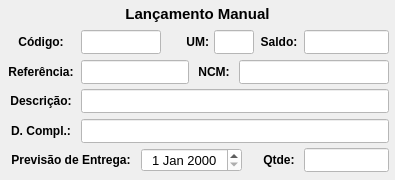
           <widget class="QWidget" name="widget_Cor4" native="true">
            <property name="sizePolicy">
             <sizepolicy hsizetype="Preferred" vsizetype="Preferred">
              <horstretch>0</horstretch>
              <verstretch>0</verstretch>
             </sizepolicy>
            </property>
            <property name="minimumSize">
             <size>
              <width>0</width>
              <height>180</height>
             </size>
            </property>
            <property name="maximumSize">
             <size>
              <width>16777215</width>
              <height>180</height>
             </size>
            </property>
            <property name="styleSheet">
             <string notr="true"/>
            </property>
            <layout class="QVBoxLayout" name="verticalLayout_4">
             <property name="spacing">
              <number>1</number>
             </property>
             <property name="leftMargin">
              <number>1</number>
             </property>
             <property name="topMargin">
              <number>1</number>
             </property>
             <property name="rightMargin">
              <number>1</number>
             </property>
             <property name="bottomMargin">
              <number>6</number>
             </property>
             <item>
              <widget class="QWidget" name="widget_16" native="true">
               <property name="minimumSize">
                <size>
                 <width>0</width>
                 <height>25</height>
                </size>
               </property>
               <property name="maximumSize">
                <size>
                 <width>16777215</width>
                 <height>25</height>
                </size>
               </property>
               <property name="styleSheet">
                <string notr="true"/>
               </property>
               <layout class="QHBoxLayout" name="horizontalLayout_17">
                <property name="spacing">
                 <number>3</number>
                </property>
                <property name="leftMargin">
                 <number>3</number>
                </property>
                <property name="topMargin">
                 <number>3</number>
                </property>
                <property name="rightMargin">
                 <number>3</number>
                </property>
                <property name="bottomMargin">
                 <number>3</number>
                </property>
                <item>
                 <widget class="QLabel" name="label_52">
                  <property name="maximumSize">
                   <size>
                    <width>16777215</width>
                    <height>16777215</height>
                   </size>
                  </property>
                  <property name="font">
                   <font>
                    <pointsize>11</pointsize>
                    <weight>75</weight>
                    <bold>true</bold>
                   </font>
                  </property>
                  <property name="text">
                   <string>Lançamento Manual</string>
                  </property>
                  <property name="alignment">
                   <set>Qt::AlignCenter</set>
                  </property>
                 </widget>
                </item>
               </layout>
              </widget>
             </item>
             <item>
              <widget class="QWidget" name="widget_37" native="true">
               <property name="minimumSize">
                <size>
                 <width>0</width>
                 <height>30</height>
                </size>
               </property>
               <property name="maximumSize">
                <size>
                 <width>16777215</width>
                 <height>30</height>
                </size>
               </property>
               <property name="styleSheet">
                <string notr="true"/>
               </property>
               <layout class="QHBoxLayout" name="horizontalLayout_4">
                <property name="spacing">
                 <number>5</number>
                </property>
                <property name="leftMargin">
                 <number>5</number>
                </property>
                <property name="topMargin">
                 <number>3</number>
                </property>
                <property name="rightMargin">
                 <number>5</number>
                </property>
                <property name="bottomMargin">
                 <number>3</number>
                </property>
                <item>
                 <widget class="QLabel" name="label_54">
                  <property name="minimumSize">
                   <size>
                    <width>70</width>
                    <height>0</height>
                   </size>
                  </property>
                  <property name="maximumSize">
                   <size>
                    <width>70</width>
                    <height>16777215</height>
                   </size>
                  </property>
                  <property name="font">
                   <font>
                    <pointsize>9</pointsize>
                    <weight>75</weight>
                    <bold>true</bold>
                   </font>
                  </property>
                  <property name="text">
                   <string>Código:</string>
                  </property>
                  <property name="alignment">
                   <set>Qt::AlignCenter</set>
                  </property>
                 </widget>
                </item>
                <item>
                 <widget class="QLineEdit" name="line_Codigo_Manu">
                  <property name="sizePolicy">
                   <sizepolicy hsizetype="Preferred" vsizetype="Preferred">
                    <horstretch>0</horstretch>
                    <verstretch>0</verstretch>
                   </sizepolicy>
                  </property>
                  <property name="minimumSize">
                   <size>
                    <width>60</width>
                    <height>0</height>
                   </size>
                  </property>
                  <property name="maximumSize">
                   <size>
                    <width>80</width>
                    <height>16777215</height>
                   </size>
                  </property>
                  <property name="font">
                   <font>
                    <pointsize>9</pointsize>
                   </font>
                  </property>
                  <property name="styleSheet">
                   <string notr="true">background-color: rgb(255, 255, 255);</string>
                  </property>
                  <property name="alignment">
                   <set>Qt::AlignCenter</set>
                  </property>
                  <property name="placeholderText">
                   <string/>
                  </property>
                 </widget>
                </item>
                <item>
                 <widget class="QLabel" name="label_8">
                  <property name="text">
                   <string/>
                  </property>
                 </widget>
                </item>
                <item>
                 <widget class="QLabel" name="label_25">
                  <property name="maximumSize">
                   <size>
                    <width>25</width>
                    <height>16777215</height>
                   </size>
                  </property>
                  <property name="font">
                   <font>
                    <pointsize>9</pointsize>
                    <weight>75</weight>
                    <bold>true</bold>
                   </font>
                  </property>
                  <property name="text">
                   <string>UM:</string>
                  </property>
                  <property name="alignment">
                   <set>Qt::AlignRight|Qt::AlignTrailing|Qt::AlignVCenter</set>
                  </property>
                 </widget>
                </item>
                <item>
                 <widget class="QLineEdit" name="line_UM_Manu">
                  <property name="sizePolicy">
                   <sizepolicy hsizetype="Preferred" vsizetype="Preferred">
                    <horstretch>0</horstretch>
                    <verstretch>0</verstretch>
                   </sizepolicy>
                  </property>
                  <property name="minimumSize">
                   <size>
                    <width>40</width>
                    <height>0</height>
                   </size>
                  </property>
                  <property name="maximumSize">
                   <size>
                    <width>40</width>
                    <height>16777215</height>
                   </size>
                  </property>
                  <property name="font">
                   <font>
                    <pointsize>9</pointsize>
                   </font>
                  </property>
                  <property name="styleSheet">
                   <string notr="true">background-color: rgb(255, 255, 255);</string>
                  </property>
                  <property name="alignment">
                   <set>Qt::AlignCenter</set>
                  </property>
                 </widget>
                </item>
                <item>
                 <widget class="QLabel" name="label_38">
                  <property name="minimumSize">
                   <size>
                    <width>40</width>
                    <height>0</height>
                   </size>
                  </property>
                  <property name="maximumSize">
                   <size>
                    <width>40</width>
                    <height>16777215</height>
                   </size>
                  </property>
                  <property name="font">
                   <font>
                    <pointsize>9</pointsize>
                    <weight>75</weight>
                    <bold>true</bold>
                   </font>
                  </property>
                  <property name="text">
                   <string>Saldo:</string>
                  </property>
                  <property name="alignment">
                   <set>Qt::AlignCenter</set>
                  </property>
                 </widget>
                </item>
                <item>
                 <widget class="QLineEdit" name="line_Saldo_Manu">
                  <property name="sizePolicy">
                   <sizepolicy hsizetype="Preferred" vsizetype="Preferred">
                    <horstretch>0</horstretch>
                    <verstretch>0</verstretch>
                   </sizepolicy>
                  </property>
                  <property name="minimumSize">
                   <size>
                    <width>85</width>
                    <height>0</height>
                   </size>
                  </property>
                  <property name="maximumSize">
                   <size>
                    <width>85</width>
                    <height>16777215</height>
                   </size>
                  </property>
                  <property name="font">
                   <font>
                    <pointsize>9</pointsize>
                   </font>
                  </property>
                  <property name="cursor">
                   <cursorShape>IBeamCursor</cursorShape>
                  </property>
                  <property name="styleSheet">
                   <string notr="true">background-color: rgb(255, 255, 255);</string>
                  </property>
                  <property name="inputMask">
                   <string/>
                  </property>
                  <property name="text">
                   <string/>
                  </property>
                  <property name="frame">
                   <bool>true</bool>
                  </property>
                  <property name="echoMode">
                   <enum>QLineEdit::Normal</enum>
                  </property>
                  <property name="alignment">
                   <set>Qt::AlignCenter</set>
                  </property>
                  <property name="placeholderText">
                   <string/>
                  </property>
                 </widget>
                </item>
               </layout>
              </widget>
             </item>
             <item>
              <widget class="QWidget" name="widget_26" native="true">
               <property name="minimumSize">
                <size>
                 <width>0</width>
                 <height>30</height>
                </size>
               </property>
               <property name="maximumSize">
                <size>
                 <width>16777215</width>
                 <height>30</height>
                </size>
               </property>
               <property name="styleSheet">
                <string notr="true"/>
               </property>
               <layout class="QHBoxLayout" name="horizontalLayout_18">
                <property name="spacing">
                 <number>5</number>
                </property>
                <property name="leftMargin">
                 <number>5</number>
                </property>
                <property name="topMargin">
                 <number>3</number>
                </property>
                <property name="rightMargin">
                 <number>5</number>
                </property>
                <property name="bottomMargin">
                 <number>3</number>
                </property>
                <item>
                 <widget class="QLabel" name="label_55">
                  <property name="minimumSize">
                   <size>
                    <width>70</width>
                    <height>0</height>
                   </size>
                  </property>
                  <property name="maximumSize">
                   <size>
                    <width>70</width>
                    <height>16777215</height>
                   </size>
                  </property>
                  <property name="font">
                   <font>
                    <pointsize>9</pointsize>
                    <weight>75</weight>
                    <bold>true</bold>
                   </font>
                  </property>
                  <property name="text">
                   <string>Referência:</string>
                  </property>
                  <property name="alignment">
                   <set>Qt::AlignCenter</set>
                  </property>
                 </widget>
                </item>
                <item>
                 <widget class="QLineEdit" name="line_Referencia_Manu">
                  <property name="sizePolicy">
                   <sizepolicy hsizetype="Preferred" vsizetype="Preferred">
                    <horstretch>0</horstretch>
                    <verstretch>0</verstretch>
                   </sizepolicy>
                  </property>
                  <property name="minimumSize">
                   <size>
                    <width>0</width>
                    <height>0</height>
                   </size>
                  </property>
                  <property name="maximumSize">
                   <size>
                    <width>16777215</width>
                    <height>16777215</height>
                   </size>
                  </property>
                  <property name="font">
                   <font>
                    <pointsize>9</pointsize>
                   </font>
                  </property>
                  <property name="cursor">
                   <cursorShape>IBeamCursor</cursorShape>
                  </property>
                  <property name="styleSheet">
                   <string notr="true">background-color: rgb(255, 255, 255);</string>
                  </property>
                  <property name="inputMask">
                   <string/>
                  </property>
                  <property name="text">
                   <string/>
                  </property>
                  <property name="maxLength">
                   <number>20</number>
                  </property>
                  <property name="frame">
                   <bool>true</bool>
                  </property>
                  <property name="echoMode">
                   <enum>QLineEdit::Normal</enum>
                  </property>
                  <property name="alignment">
                   <set>Qt::AlignLeading|Qt::AlignLeft|Qt::AlignVCenter</set>
                  </property>
                 </widget>
                </item>
                <item>
                 <widget class="QLabel" name="label_56">
                  <property name="minimumSize">
                   <size>
                    <width>40</width>
                    <height>0</height>
                   </size>
                  </property>
                  <property name="maximumSize">
                   <size>
                    <width>40</width>
                    <height>16777215</height>
                   </size>
                  </property>
                  <property name="font">
                   <font>
                    <pointsize>9</pointsize>
                    <weight>75</weight>
                    <bold>true</bold>
                   </font>
                  </property>
                  <property name="text">
                   <string>NCM:</string>
                  </property>
                  <property name="alignment">
                   <set>Qt::AlignCenter</set>
                  </property>
                 </widget>
                </item>
                <item>
                 <widget class="QLineEdit" name="line_NCM_Manu">
                  <property name="sizePolicy">
                   <sizepolicy hsizetype="Preferred" vsizetype="Preferred">
                    <horstretch>0</horstretch>
                    <verstretch>0</verstretch>
                   </sizepolicy>
                  </property>
                  <property name="minimumSize">
                   <size>
                    <width>150</width>
                    <height>0</height>
                   </size>
                  </property>
                  <property name="maximumSize">
                   <size>
                    <width>150</width>
                    <height>16777215</height>
                   </size>
                  </property>
                  <property name="font">
                   <font>
                    <pointsize>9</pointsize>
                   </font>
                  </property>
                  <property name="styleSheet">
                   <string notr="true">background-color: rgb(255, 255, 255);</string>
                  </property>
                  <property name="alignment">
                   <set>Qt::AlignCenter</set>
                  </property>
                 </widget>
                </item>
               </layout>
              </widget>
             </item>
             <item>
              <widget class="QWidget" name="widget_14" native="true">
               <property name="minimumSize">
                <size>
                 <width>0</width>
                 <height>30</height>
                </size>
               </property>
               <property name="maximumSize">
                <size>
                 <width>16777215</width>
                 <height>30</height>
                </size>
               </property>
               <property name="styleSheet">
                <string notr="true"/>
               </property>
               <layout class="QHBoxLayout" name="horizontalLayout_15">
                <property name="spacing">
                 <number>5</number>
                </property>
                <property name="leftMargin">
                 <number>5</number>
                </property>
                <property name="topMargin">
                 <number>3</number>
                </property>
                <property name="rightMargin">
                 <number>5</number>
                </property>
                <property name="bottomMargin">
                 <number>3</number>
                </property>
                <item>
                 <widget class="QLabel" name="label_49">
                  <property name="minimumSize">
                   <size>
                    <width>70</width>
                    <height>0</height>
                   </size>
                  </property>
                  <property name="maximumSize">
                   <size>
                    <width>70</width>
                    <height>16777215</height>
                   </size>
                  </property>
                  <property name="font">
                   <font>
                    <pointsize>9</pointsize>
                    <weight>75</weight>
                    <bold>true</bold>
                   </font>
                  </property>
                  <property name="text">
                   <string>Descrição:</string>
                  </property>
                  <property name="alignment">
                   <set>Qt::AlignCenter</set>
                  </property>
                 </widget>
                </item>
                <item>
                 <widget class="QLineEdit" name="line_Descricao_Manu">
                  <property name="sizePolicy">
                   <sizepolicy hsizetype="Preferred" vsizetype="Preferred">
                    <horstretch>0</horstretch>
                    <verstretch>0</verstretch>
                   </sizepolicy>
                  </property>
                  <property name="minimumSize">
                   <size>
                    <width>0</width>
                    <height>0</height>
                   </size>
                  </property>
                  <property name="maximumSize">
                   <size>
                    <width>16777215</width>
                    <height>16777215</height>
                   </size>
                  </property>
                  <property name="font">
                   <font>
                    <pointsize>9</pointsize>
                   </font>
                  </property>
                  <property name="styleSheet">
                   <string notr="true">background-color: rgb(255, 255, 255);</string>
                  </property>
                  <property name="alignment">
                   <set>Qt::AlignLeading|Qt::AlignLeft|Qt::AlignVCenter</set>
                  </property>
                 </widget>
                </item>
               </layout>
              </widget>
             </item>
             <item>
              <widget class="QWidget" name="widget_36" native="true">
               <property name="minimumSize">
                <size>
                 <width>0</width>
                 <height>30</height>
                </size>
               </property>
               <property name="maximumSize">
                <size>
                 <width>16777215</width>
                 <height>30</height>
                </size>
               </property>
               <property name="styleSheet">
                <string notr="true"/>
               </property>
               <layout class="QHBoxLayout" name="horizontalLayout_12">
                <property name="spacing">
                 <number>5</number>
                </property>
                <property name="leftMargin">
                 <number>5</number>
                </property>
                <property name="topMargin">
                 <number>3</number>
                </property>
                <property name="rightMargin">
                 <number>5</number>
                </property>
                <property name="bottomMargin">
                 <number>3</number>
                </property>
                <item>
                 <widget class="QLabel" name="label_61">
                  <property name="minimumSize">
                   <size>
                    <width>70</width>
                    <height>0</height>
                   </size>
                  </property>
                  <property name="maximumSize">
                   <size>
                    <width>70</width>
                    <height>16777215</height>
                   </size>
                  </property>
                  <property name="font">
                   <font>
                    <pointsize>9</pointsize>
                    <weight>75</weight>
                    <bold>true</bold>
                   </font>
                  </property>
                  <property name="text">
                   <string>D. Compl.:</string>
                  </property>
                  <property name="alignment">
                   <set>Qt::AlignCenter</set>
                  </property>
                 </widget>
                </item>
                <item>
                 <widget class="QLineEdit" name="line_DescrCompl_Manu">
                  <property name="sizePolicy">
                   <sizepolicy hsizetype="Preferred" vsizetype="Preferred">
                    <horstretch>0</horstretch>
                    <verstretch>0</verstretch>
                   </sizepolicy>
                  </property>
                  <property name="minimumSize">
                   <size>
                    <width>0</width>
                    <height>0</height>
                   </size>
                  </property>
                  <property name="maximumSize">
                   <size>
                    <width>16777215</width>
                    <height>16777215</height>
                   </size>
                  </property>
                  <property name="font">
                   <font>
                    <pointsize>9</pointsize>
                   </font>
                  </property>
                  <property name="styleSheet">
                   <string notr="true">background-color: rgb(255, 255, 255);</string>
                  </property>
                  <property name="alignment">
                   <set>Qt::AlignLeading|Qt::AlignLeft|Qt::AlignVCenter</set>
                  </property>
                 </widget>
                </item>
               </layout>
              </widget>
             </item>
             <item>
              <widget class="QWidget" name="widget_29" native="true">
               <property name="minimumSize">
                <size>
                 <width>0</width>
                 <height>30</height>
                </size>
               </property>
               <property name="maximumSize">
                <size>
                 <width>16777215</width>
                 <height>30</height>
                </size>
               </property>
               <property name="styleSheet">
                <string notr="true"/>
               </property>
               <layout class="QHBoxLayout" name="horizontalLayout_25">
                <property name="spacing">
                 <number>5</number>
                </property>
                <property name="leftMargin">
                 <number>5</number>
                </property>
                <property name="topMargin">
                 <number>3</number>
                </property>
                <property name="rightMargin">
                 <number>5</number>
                </property>
                <property name="bottomMargin">
                 <number>3</number>
                </property>
                <item>
                 <widget class="QLabel" name="label_63">
                  <property name="minimumSize">
                   <size>
                    <width>130</width>
                    <height>0</height>
                   </size>
                  </property>
                  <property name="maximumSize">
                   <size>
                    <width>130</width>
                    <height>16777215</height>
                   </size>
                  </property>
                  <property name="font">
                   <font>
                    <pointsize>9</pointsize>
                    <weight>75</weight>
                    <bold>true</bold>
                   </font>
                  </property>
                  <property name="text">
                   <string>Previsão de Entrega:</string>
                  </property>
                  <property name="alignment">
                   <set>Qt::AlignCenter</set>
                  </property>
                 </widget>
                </item>
                <item>
                 <widget class="QDateEdit" name="date_Entrega_Manu">
                  <property name="sizePolicy">
                   <sizepolicy hsizetype="Minimum" vsizetype="Preferred">
                    <horstretch>0</horstretch>
                    <verstretch>0</verstretch>
                   </sizepolicy>
                  </property>
                  <property name="minimumSize">
                   <size>
                    <width>0</width>
                    <height>0</height>
                   </size>
                  </property>
                  <property name="maximumSize">
                   <size>
                    <width>16777215</width>
                    <height>16777215</height>
                   </size>
                  </property>
                  <property name="font">
                   <font>
                    <pointsize>10</pointsize>
                   </font>
                  </property>
                  <property name="styleSheet">
                   <string notr="true">background-color: rgb(255, 255, 255);</string>
                  </property>
                  <property name="alignment">
                   <set>Qt::AlignCenter</set>
                  </property>
                 </widget>
                </item>
                <item>
                 <widget class="QLabel" name="label_7">
                  <property name="text">
                   <string/>
                  </property>
                 </widget>
                </item>
                <item>
                 <widget class="QLabel" name="label_37">
                  <property name="minimumSize">
                   <size>
                    <width>40</width>
                    <height>0</height>
                   </size>
                  </property>
                  <property name="maximumSize">
                   <size>
                    <width>40</width>
                    <height>16777215</height>
                   </size>
                  </property>
                  <property name="font">
                   <font>
                    <pointsize>9</pointsize>
                    <weight>75</weight>
                    <bold>true</bold>
                   </font>
                  </property>
                  <property name="text">
                   <string>Qtde:</string>
                  </property>
                  <property name="alignment">
                   <set>Qt::AlignCenter</set>
                  </property>
                 </widget>
                </item>
                <item>
                 <widget class="QLineEdit" name="line_Qtde_Manu">
                  <property name="sizePolicy">
                   <sizepolicy hsizetype="Preferred" vsizetype="Preferred">
                    <horstretch>0</horstretch>
                    <verstretch>0</verstretch>
                   </sizepolicy>
                  </property>
                  <property name="minimumSize">
                   <size>
                    <width>85</width>
                    <height>0</height>
                   </size>
                  </property>
                  <property name="maximumSize">
                   <size>
                    <width>85</width>
                    <height>16777215</height>
                   </size>
                  </property>
                  <property name="font">
                   <font>
                    <pointsize>9</pointsize>
                   </font>
                  </property>
                  <property name="cursor">
                   <cursorShape>IBeamCursor</cursorShape>
                  </property>
                  <property name="styleSheet">
                   <string notr="true">background-color: rgb(255, 255, 255);</string>
                  </property>
                  <property name="inputMask">
                   <string/>
                  </property>
                  <property name="text">
                   <string/>
                  </property>
                  <property name="frame">
                   <bool>true</bool>
                  </property>
                  <property name="echoMode">
                   <enum>QLineEdit::Normal</enum>
                  </property>
                  <property name="alignment">
                   <set>Qt::AlignCenter</set>
                  </property>
                  <property name="placeholderText">
                   <string/>
                  </property>
                 </widget>
                </item>
               </layout>
              </widget>
             </item>
            </layout>
           </widget>
